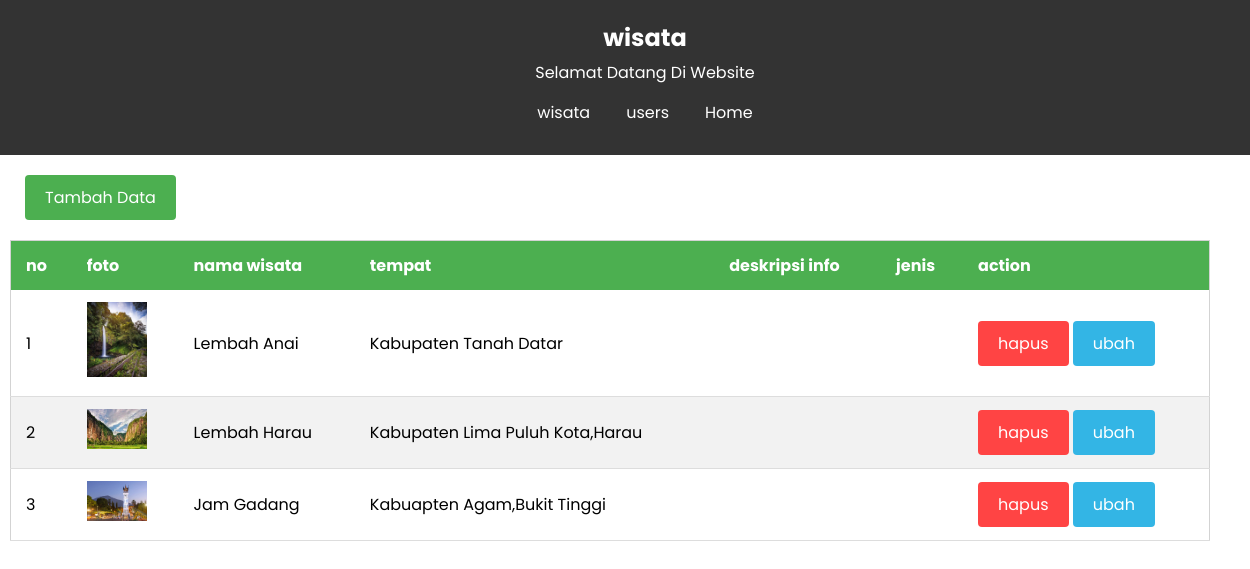
/admin/admin.php, run on the app's committed database.
### tables this page shows
CREATE TABLE `tbl_wisata` (
  `id` int(100) NOT NULL,
  `nama_wisata` varchar(100) NOT NULL,
  `tempat` varchar(100) NOT NULL,
  `deskripsi` mediumtext NOT NULL,
  `gambar` varchar(100) NOT NULL,
  `deskripsi_info` mediumtext NOT NULL,
  `jenis` varchar(100) NOT NULL
);

### admin/admin.php (the view, shortened to what this page needs)
<?php
require "../config.php" ;
$wisataalam_test = mysqli_query($mysqli,"SELECT * FROM tbl_wisata") ;
$wisataalam = [] ;
while($rot = mysqli_fetch_assoc($wisataalam_test)){
    $wisataalam[] = $rot ;
}
$i = 1;
?>
<!DOCTYPE html>
<html lang="en">
<head>
</head>
<body>
  <div class="header">
    <h1>wisata</h1>
    <p>Selamat Datang Di Website</p>
    <div class="navbar">
    <ul>
      <li><a href="#">wisata</a></li>
      <li><a href="admin_user.php">users</a></li>
      <li><a href="../home.php">Home</a></li>
    </ul>
  </div>
  </div>
  <div class="container">
  <a class="btn-add" href="tambah.php">Tambah Data</a>
    <table>
      <thead>
        <tr>
          <th>no</th>
          <th>foto</th>
          <th>nama wisata</th>
          <th>tempat</th>
          <th>deskripsi info</th>
          <th>jenis</th>
          <th>action</th>
        </tr>
      </thead>
      <tbody>
        <?php foreach($wisataalam as $r) :?>
        <tr>
          <td><?= $i ;?></td>
          <?php $i++ ;?>
          <td><img src="../poto/<?=$r['gambar'];?>" width="60px"></td>
          <td><?= $r['nama_wisata'] ;?></td>
          <td><?= $r['tempat'] ;?></td>
          <td><?= $r['deskripsi_info'] ;?></td>
          <td><?= $r['jenis'] ;?></td>
          <td>
            <a class="button button-delete" href="hapus.php?id=<?= $r['id'] ;?>">hapus</a>
            <a class="button button-edit" href="ubah.php?id=<?= $r['id'] ;?>">ubah</a>
          </td>
        </tr>
        <?php endforeach ;?>
      </tbody>
    </table>
  </div>
</body>
</html>

### admin/admin.php (style rules this page uses)
* { font-family : 'poppins' ; }
body { margin: 0; padding: 0; }
.header { background-color: #333; color: #fff; padding: 20px; text-align: center; position: relative; width: 100%; }
.header h1 { margin: 0; font-size: 24px; }
.header p { margin: 5px 0; font-size: 16px; }
.navbar { background-color: #333; padding: 10px; display: flex; justify-content: center; }
.navbar ul { list-style-type: none; margin: 0; padding: 0; display: flex; }
.navbar li { margin-right: 20px; }
.navbar li:last-child { margin-right: 0; }
.navbar a { color: #fff; text-decoration: none; font-size: 16px; padding: 8px; transition: color 0.3s ease; }
.container { max-width: 1200px; margin: 0 auto; padding: 20px; }
table { width: 100%; border-collapse: collapse; margin-top: 20px; margin-left: -15px; margin-right: -15px; border : 1px solid lightgray ; }
th, td { padding: 12px 15px; text-align: left; }
th { background-color: #4CAF50; color: #fff; }
tr:nth-child(even) { background-color: #f2f2f2; }
td { border-bottom: 1px solid #ddd; }
.btn-add { display: inline-block; background-color: #4CAF50; color: #fff; padding: 10px 20px; border: none; border-radius: 4px; font-size: 16px; cursor: pointer; transition: background-color 0.3s ease; text-decoration : none ; }
.button { display: inline-block; padding: 10px 20px; font-size: 16px; border-radius: 4px; text-decoration: none; transition: background-color 0.3s ease; cursor: pointer; color : white ; }
.button-delete { background-color: #ff4444; border: none; }
.button-edit { background-color: #33b5e5; border: none; }

### data on the page
tbl_wisata: gambar (picture), nama_wisata "Lembah Anai", tempat "Kabupaten Tanah Datar"
tbl_wisata: gambar (picture), nama_wisata "Lembah Harau", tempat "Kabupaten Lima Puluh Kota,Harau"
tbl_wisata: gambar (picture), nama_wisata "Jam Gadang", tempat "Kabuapten Agam,Bukit Tinggi"
